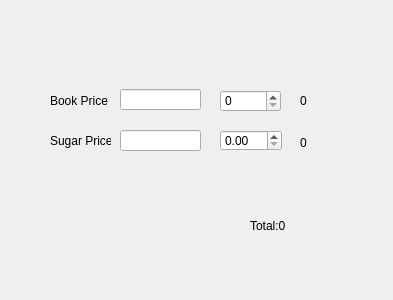
<?xml version="1.0" encoding="UTF-8"?>
<ui version="4.0">
 <class>Dialog</class>
 <widget class="QDialog" name="Dialog">
  <property name="windowModality">
   <enum>Qt::ApplicationModal</enum>
  </property>
  <property name="geometry">
   <rect>
    <x>0</x>
    <y>0</y>
    <width>393</width>
    <height>300</height>
   </rect>
  </property>
  <property name="windowTitle">
   <string>Dialog</string>
  </property>
  <widget class="QSpinBox" name="spinBox">
   <property name="geometry">
    <rect>
     <x>220</x>
     <y>90</y>
     <width>61</width>
     <height>22</height>
    </rect>
   </property>
   <property name="minimum">
    <number>0</number>
   </property>
   <property name="value">
    <number>0</number>
   </property>
  </widget>
  <widget class="QDoubleSpinBox" name="soluongsugar">
   <property name="geometry">
    <rect>
     <x>220</x>
     <y>130</y>
     <width>62</width>
     <height>21</height>
    </rect>
   </property>
  </widget>
  <widget class="QLabel" name="label">
   <property name="geometry">
    <rect>
     <x>50</x>
     <y>90</y>
     <width>61</width>
     <height>21</height>
    </rect>
   </property>
   <property name="text">
    <string>Book Price</string>
   </property>
  </widget>
  <widget class="QLabel" name="pricebook">
   <property name="geometry">
    <rect>
     <x>300</x>
     <y>90</y>
     <width>61</width>
     <height>21</height>
    </rect>
   </property>
   <property name="text">
    <string>0</string>
   </property>
  </widget>
  <widget class="QLabel" name="pricesugar">
   <property name="geometry">
    <rect>
     <x>300</x>
     <y>133</y>
     <width>51</width>
     <height>20</height>
    </rect>
   </property>
   <property name="text">
    <string>0</string>
   </property>
  </widget>
  <widget class="QLabel" name="total">
   <property name="geometry">
    <rect>
     <x>250</x>
     <y>210</y>
     <width>61</width>
     <height>31</height>
    </rect>
   </property>
   <property name="text">
    <string>Total:0</string>
   </property>
  </widget>
  <widget class="QLineEdit" name="book">
   <property name="geometry">
    <rect>
     <x>120</x>
     <y>89</y>
     <width>81</width>
     <height>21</height>
    </rect>
   </property>
  </widget>
  <widget class="QLabel" name="label_2">
   <property name="geometry">
    <rect>
     <x>50</x>
     <y>130</y>
     <width>61</width>
     <height>21</height>
    </rect>
   </property>
   <property name="text">
    <string>Sugar Price</string>
   </property>
  </widget>
  <widget class="QLineEdit" name="sugar">
   <property name="geometry">
    <rect>
     <x>120</x>
     <y>130</y>
     <width>81</width>
     <height>21</height>
    </rect>
   </property>
  </widget>
 </widget>
 <resources/>
 <connections/>
</ui>
